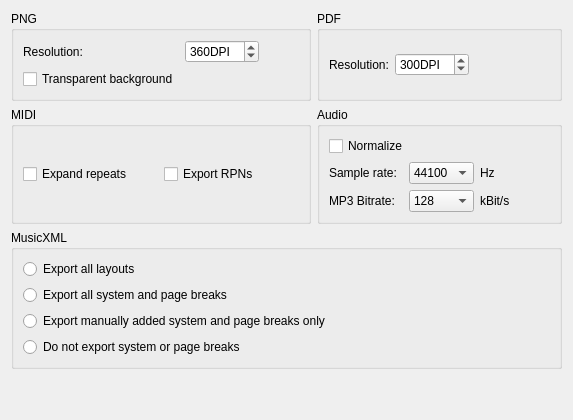
     <widget class="QWidget" name="tabExport">
      <property name="accessibleName">
       <string>Export tab</string>
      </property>
      <attribute name="title">
       <string>Export</string>
      </attribute>
      <layout class="QGridLayout" name="gridLayout_3">
       <item row="4" column="0">
        <spacer>
         <property name="orientation">
          <enum>Qt::Vertical</enum>
         </property>
         <property name="sizeHint" stdset="0">
          <size>
           <width>20</width>
           <height>40</height>
          </size>
         </property>
        </spacer>
       </item>
       <item row="0" column="0">
        <widget class="QGroupBox" name="groupBox_9">
         <property name="title">
          <string notr="true">PNG</string>
         </property>
         <layout class="QGridLayout" name="gridLayout_8">
          <item row="0" column="0">
           <widget class="QLabel" name="label_4">
            <property name="text">
             <string>Resolution:</string>
            </property>
           </widget>
          </item>
          <item row="1" column="0">
           <widget class="QCheckBox" name="pngTransparent">
            <property name="accessibleName">
             <string>Transparent background</string>
            </property>
            <property name="text">
             <string>Transparent background</string>
            </property>
           </widget>
          </item>
          <item row="0" column="2">
           <spacer name="horizontalSpacer_14">
            <property name="orientation">
             <enum>Qt::Horizontal</enum>
            </property>
            <property name="sizeHint" stdset="0">
             <size>
              <width>40</width>
              <height>20</height>
             </size>
            </property>
           </spacer>
          </item>
          <item row="0" column="1">
           <widget class="QSpinBox" name="pngResolution">
            <property name="accessibleName">
             <string>Resolution DPI</string>
            </property>
            <property name="accessibleDescription">
             <string>Choose resolution DPI</string>
            </property>
            <property name="suffix">
             <string extracomment="dots per inch">DPI</string>
            </property>
            <property name="minimum">
             <number>32</number>
            </property>
            <property name="maximum">
             <number>5000</number>
            </property>
            <property name="value">
             <number>360</number>
            </property>
           </widget>
          </item>
         </layout>
        </widget>
       </item>
       <item row="1" column="0">
        <widget class="QGroupBox" name="groupBox_8">
         <property name="sizePolicy">
          <sizepolicy hsizetype="Preferred" vsizetype="Preferred">
           <horstretch>0</horstretch>
           <verstretch>0</verstretch>
          </sizepolicy>
         </property>
         <property name="accessibleName">
          <string notr="true">MIDI</string>
         </property>
         <property name="title">
          <string notr="true">MIDI</string>
         </property>
         <layout class="QHBoxLayout" name="horizontalLayout">
          <item>
           <widget class="QCheckBox" name="expandRepeats">
            <property name="text">
             <string>Expand repeats</string>
            </property>
           </widget>
          </item>
          <item>
           <widget class="QCheckBox" name="exportRPNs">
            <property name="text">
             <string>Export RPNs</string>
            </property>
           </widget>
          </item>
         </layout>
        </widget>
       </item>
       <item row="3" column="0" colspan="2">
        <widget class="QGroupBox" name="exportMp3VBR">
         <property name="sizePolicy">
          <sizepolicy hsizetype="Preferred" vsizetype="Preferred">
           <horstretch>0</horstretch>
           <verstretch>0</verstretch>
          </sizepolicy>
         </property>
         <property name="accessibleName">
          <string notr="true">MusicXML</string>
         </property>
         <property name="title">
          <string notr="true">MusicXML</string>
         </property>
         <layout class="QVBoxLayout" name="verticalLayout_14">
          <item>
           <widget class="QRadioButton" name="exportAllLayouts">
            <property name="text">
             <string>Export all layouts</string>
            </property>
           </widget>
          </item>
          <item>
           <widget class="QRadioButton" name="exportAllBreaks">
            <property name="text">
             <string>Export all system and page breaks</string>
            </property>
           </widget>
          </item>
          <item>
           <widget class="QRadioButton" name="exportManualBreaks">
            <property name="text">
             <string>Export manually added system and page breaks only</string>
            </property>
           </widget>
          </item>
          <item>
           <widget class="QRadioButton" name="exportNoBreaks">
            <property name="text">
             <string>Do not export system or page breaks</string>
            </property>
           </widget>
          </item>
         </layout>
        </widget>
       </item>
       <item row="0" column="1">
        <widget class="QGroupBox" name="groupBox">
         <property name="title">
          <string notr="true">PDF</string>
         </property>
         <layout class="QHBoxLayout" name="horizontalLayout_4">
          <item>
           <widget class="QLabel" name="label_6">
            <property name="text">
             <string>Resolution:</string>
            </property>
           </widget>
          </item>
          <item>
           <widget class="QSpinBox" name="exportPdfDpi">
            <property name="accessibleName">
             <string>Resolution DPI</string>
            </property>
            <property name="accessibleDescription">
             <string>Choose resolution DPI</string>
            </property>
            <property name="suffix">
             <string extracomment="dots per inch">DPI</string>
            </property>
            <property name="minimum">
             <number>75</number>
            </property>
            <property name="maximum">
             <number>2400</number>
            </property>
            <property name="value">
             <number>300</number>
            </property>
           </widget>
          </item>
          <item>
           <spacer name="horizontalSpacer_3">
            <property name="orientation">
             <enum>Qt::Horizontal</enum>
            </property>
            <property name="sizeHint" stdset="0">
             <size>
              <width>40</width>
              <height>20</height>
             </size>
            </property>
           </spacer>
          </item>
         </layout>
        </widget>
       </item>
       <item row="1" column="1">
        <widget class="QGroupBox" name="groupBox_16">
         <property name="accessibleName">
          <string>Audio</string>
         </property>
         <property name="title">
          <string>Audio</string>
         </property>
         <layout class="QGridLayout" name="gridLayout_15">
          <item row="2" column="2">
           <widget class="QComboBox" name="exportMp3BitRate">
            <property name="currentText">
             <string>128</string>
            </property>
            <property name="currentIndex">
             <number>8</number>
            </property>
            <item>
             <property name="text">
              <string notr="true">32</string>
             </property>
            </item>
            <item>
             <property name="text">
              <string notr="true">40</string>
             </property>
            </item>
            <item>
             <property name="text">
              <string notr="true">48</string>
             </property>
            </item>
            <item>
             <property name="text">
              <string notr="true">56</string>
             </property>
            </item>
            <item>
             <property name="text">
              <string notr="true">64</string>
             </property>
            </item>
            <item>
             <property name="text">
              <string notr="true">80</string>
             </property>
            </item>
            <item>
             <property name="text">
              <string notr="true">96</string>
             </property>
            </item>
            <item>
             <property name="text">
              <string notr="true">112</string>
             </property>
            </item>
            <item>
             <property name="text">
              <string notr="true">128</string>
             </property>
            </item>
            <item>
             <property name="text">
              <string notr="true">160</string>
             </property>
            </item>
            <item>
             <property name="text">
              <string notr="true">192</string>
             </property>
            </item>
            <item>
             <property name="text">
              <string notr="true">224</string>
             </property>
            </item>
            <item>
             <property name="text">
              <string notr="true">256</string>
             </property>
            </item>
            <item>
             <property name="text">
              <string notr="true">320</string>
             </property>
            </item>
           </widget>
          </item>
          <item row="1" column="0">
           <widget class="QLabel" name="label_18">
            <property name="text">
             <string>Sample rate:</string>
            </property>
           </widget>
          </item>
          <item row="1" column="2">
           <widget class="QComboBox" name="exportAudioSampleRate">
            <property name="accessibleName">
             <string>Sample rate</string>
            </property>
            <property name="accessibleDescription">
             <string>Choose sample rate</string>
            </property>
            <property name="currentIndex">
             <number>1</number>
            </property>
            <item>
             <property name="text">
              <string notr="true">32000</string>
             </property>
            </item>
            <item>
             <property name="text">
              <string notr="true">44100</string>
             </property>
            </item>
            <item>
             <property name="text">
              <string notr="true">48000</string>
             </property>
            </item>
           </widget>
          </item>
          <item row="1" column="3">
           <widget class="QLabel" name="label_8">
            <property name="text">
             <string extracomment="Hertz">Hz</string>
            </property>
           </widget>
          </item>
          <item row="2" column="3">
           <widget class="QLabel" name="exportMp3BitRateUnit">
            <property name="text">
             <string>kBit/s</string>
            </property>
           </widget>
          </item>
          <item row="2" column="4">
           <spacer name="horizontalSpacer_19">
            <property name="orientation">
             <enum>Qt::Horizontal</enum>
            </property>
            <property name="sizeHint" stdset="0">
             <size>
              <width>40</width>
              <height>20</height>
             </size>
            </property>
           </spacer>
          </item>
          <item row="2" column="0">
           <widget class="QLabel" name="exportMp3BitRateLabel">
            <property name="text">
             <string>MP3 Bitrate:</string>
            </property>
           </widget>
          </item>
          <item row="0" column="0" colspan="3">
           <widget class="QCheckBox" name="normalize">
            <property name="text">
             <string>Normalize</string>
            </property>
           </widget>
          </item>
         </layout>
        </widget>
       </item>
      </layout>
     </widget>
